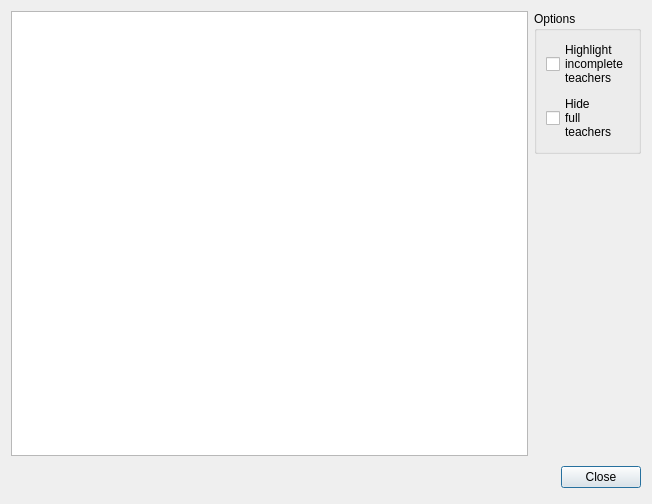
<?xml version="1.0" encoding="UTF-8"?>
<ui version="4.0">
 <class>TeachersStatisticsForm_template</class>
 <widget class="QDialog" name="TeachersStatisticsForm_template">
  <property name="geometry">
   <rect>
    <x>0</x>
    <y>0</y>
    <width>652</width>
    <height>504</height>
   </rect>
  </property>
  <property name="windowTitle">
   <string extracomment="Title of dialog">Teachers statistics</string>
  </property>
  <layout class="QGridLayout" name="gridLayout_2">
   <item row="0" column="0" rowspan="2">
    <widget class="QTableWidget" name="tableWidget"/>
   </item>
   <item row="0" column="1">
    <widget class="QGroupBox" name="optionsGroupBox">
     <property name="title">
      <string>Options</string>
     </property>
     <layout class="QGridLayout" name="gridLayout">
      <item row="1" column="0">
       <widget class="QCheckBox" name="hideFullTeachersCheckBox">
        <property name="text">
         <string comment="It refers to teachers who have their target number of hours fulfilled. Translate with each word on a new line (to keep the width small).">Hide
full
teachers</string>
        </property>
       </widget>
      </item>
      <item row="0" column="0">
       <widget class="QCheckBox" name="highlightIncompleteTeachersCheckBox">
        <property name="text">
         <string comment="It refers to teachers who don't have their target number of hours fulfilled. Their entries in the statistics table widget will be colored differently, with a 'highlight' background and foreground. Translate with each word on a new line (to keep the width small).">Highlight
incomplete
teachers</string>
        </property>
       </widget>
      </item>
     </layout>
    </widget>
   </item>
   <item row="1" column="1">
    <spacer name="verticalSpacer">
     <property name="orientation">
      <enum>Qt::Vertical</enum>
     </property>
     <property name="sizeHint" stdset="0">
      <size>
       <width>20</width>
       <height>357</height>
      </size>
     </property>
    </spacer>
   </item>
   <item row="2" column="0" colspan="2">
    <layout class="QHBoxLayout">
     <property name="spacing">
      <number>6</number>
     </property>
     <property name="leftMargin">
      <number>0</number>
     </property>
     <property name="topMargin">
      <number>0</number>
     </property>
     <property name="rightMargin">
      <number>0</number>
     </property>
     <property name="bottomMargin">
      <number>0</number>
     </property>
     <item>
      <spacer>
       <property name="orientation">
        <enum>Qt::Horizontal</enum>
       </property>
       <property name="sizeHint" stdset="0">
        <size>
         <width>131</width>
         <height>31</height>
        </size>
       </property>
      </spacer>
     </item>
     <item>
      <widget class="QPushButton" name="closeButton">
       <property name="text">
        <string>Close</string>
       </property>
      </widget>
     </item>
    </layout>
   </item>
  </layout>
 </widget>
 <resources/>
 <connections/>
</ui>
